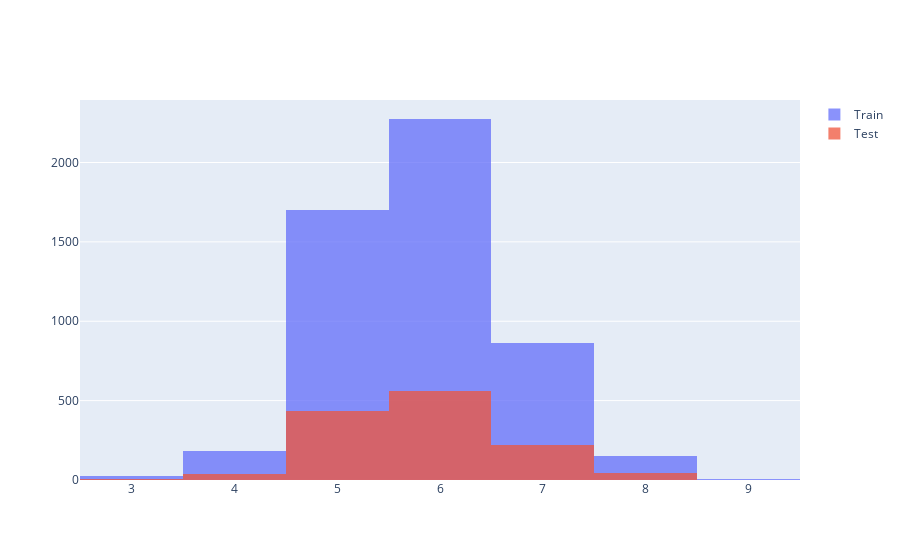

Source (notebook cell):
### Markdown cell above
### 훈련용과 테스트용 레드/화이트 와인 구분 정도 확인

### Code cell
import plotly.graph_objects as go

fig = go.Figure()
fig.add_trace(go.Histogram(x=X_train['quality'], name = 'Train'))
fig.add_trace(go.Histogram(x=X_test['quality'], name = 'Test'))

fig.update_layout(barmode = 'overlay') # overlay : 겹치도록 설정
fig.update_traces(opacity = 0.75) # opacity : 투명도
fig.show()

### Figure 1 — Plotly figure (JSON) as saved in the notebook; plotly's stock layout.template omitted (floating-point values rounded to 4 significant figures; data arrays with more than 128 entries replaced by an {"elided": "..."} marker saying what was removed)
{"data": [{"name": "Train", "opacity": 0.75, "type": "histogram", "x": {"elided": "5197 int values"}}, {"name": "Test", "opacity": 0.75, "type": "histogram", "x": {"elided": "1300 int values"}}], "layout": {"barmode": "overlay"}}
